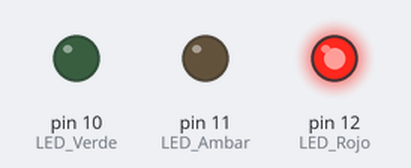
Recording of a sketch running on a simulated Arduino Uno, built with avr-gcc and run on an emulated ATmega328P. Shown: output pins drawn as LEDs (lit = HIGH).

Above: at 2.0 s.
At 7.0 s:
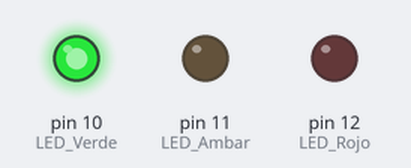
At 11.0 s:
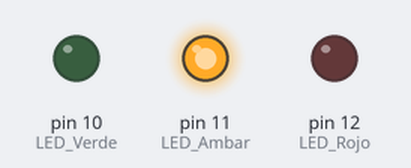
Timing chart, 0 to 15.6 s (numbered marks = the images above):
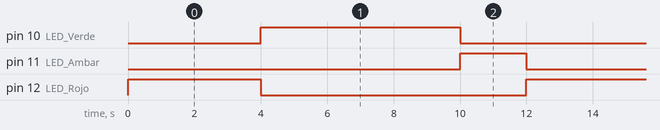

The sketch:

ejercicio3.ino
```cpp
/*
 *  Bienvenidos a Sys On Chip
 * ==============================
 * Ejercicio No.3
 * En este programa vamos a simular el funcionamiento de un semáforo.
 * Vamos a conectar tres LEDs a pines digitales del Arduino UNO. El programa consiste en crear
 * una secuencia de luces donde, en primer lugar, ilumina el LED rojo, luego el LED verde y
 * por ultimo, ilumina el LED amarillo
* ==============================================================================================
 */

//Creamos constantes para identificar los pìnes donde estan conectados los LEDs del semaforo
const int LED_Rojo=12;
const int LED_Ambar=11;
const int LED_Verde=10;

//En la funcion setup configuramos pines digitales como salida
void setup() {
  pinMode(LED_Rojo, OUTPUT);        //Pin 12
  pinMode(LED_Ambar, OUTPUT);       //Pin 11
  pinMode(LED_Verde, OUTPUT);       //Pin 10
}


void loop() {
  digitalWrite(LED_Rojo, HIGH);   // Enciende el LED rojo
  delay(4000);                    // Espera 4 segundos
  digitalWrite(LED_Rojo, LOW);    // Apaga el LED

  digitalWrite(LED_Verde, HIGH);  // Enciende el LED verde
  delay(6000);                    // Espera 6 segundos
  digitalWrite(LED_Verde, LOW);   // Apaga el LED

  digitalWrite(LED_Ambar, HIGH);  // Enciende el LED ambar
  delay(2000);                    // Espera 1 segundo
  digitalWrite(LED_Ambar, LOW);   // Apaga el LED
}
```

Measured:
- by itself, pin 10 (LED_Verde): alternates HIGH for 6.0 s and LOW for 6.0 s
- by itself, pin 11 (LED_Ambar): alternates HIGH for 2.0 s and LOW for 10.0 s
- by itself, pin 12 (LED_Rojo): alternates HIGH for 4.0 s and LOW for 8.0 s
